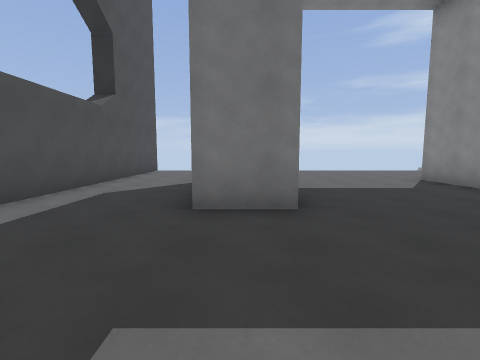
View 1 (above)

22 first-person views from a walk through a Godot game level. The camera is 1.5 m above the floor, tilts 6° down and sees 85° across. The floor is counted in squares, 2 m on a side. Each view is taken from the middle of a square. On the plan, view 1 faces up. The plan holds only what a view shows up to about 9 squares ahead; the rest is blank. The place goes on beyond the plan.

View 2
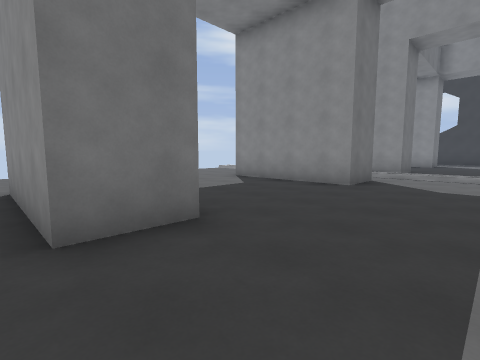

View 3
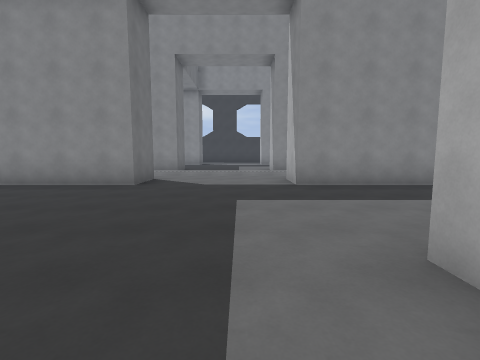

View 4
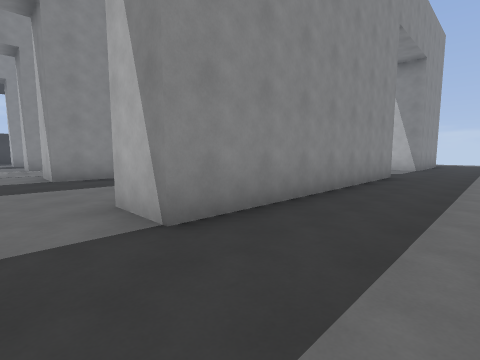

View 5
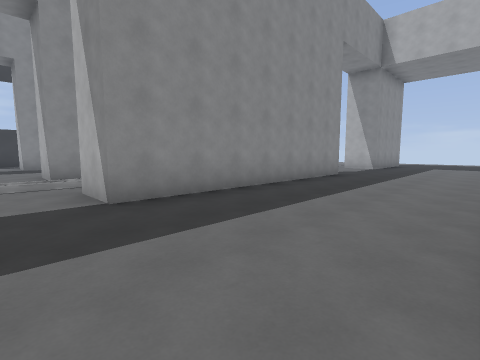

View 6
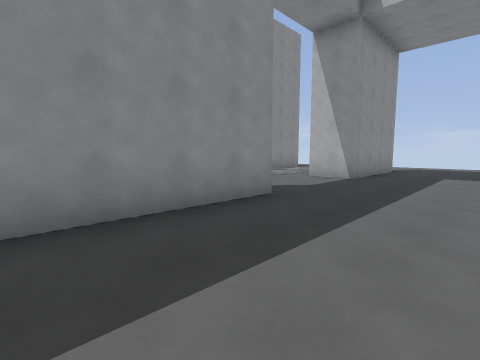

View 7
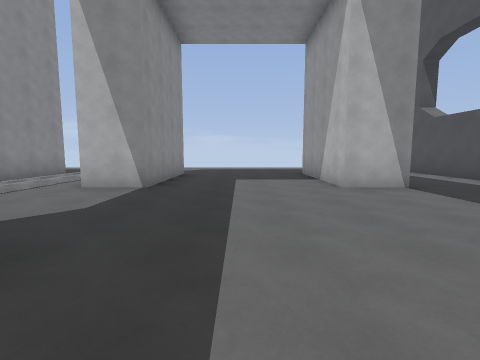

View 8
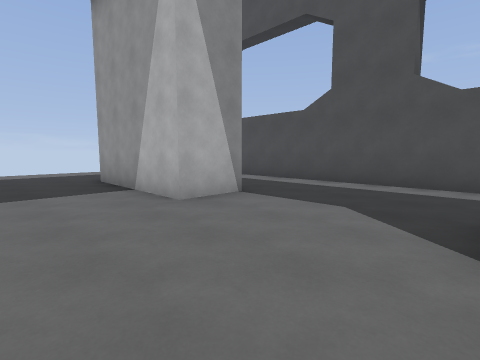

View 9
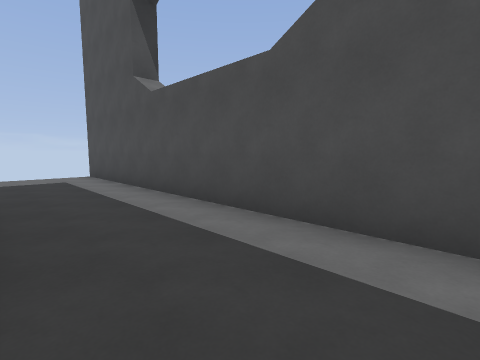

View 10
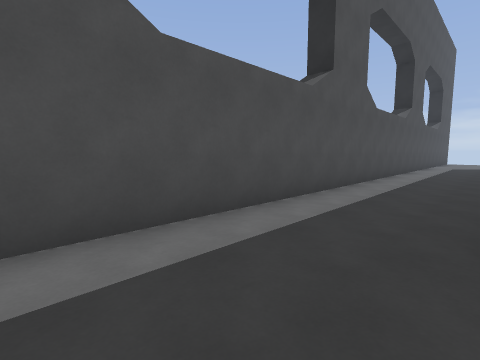

View 11
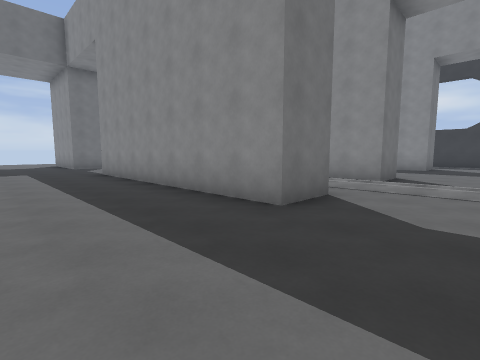

View 12
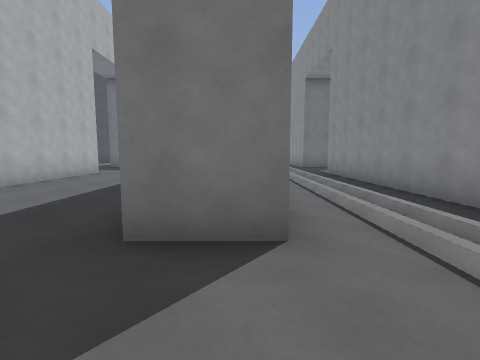

View 13
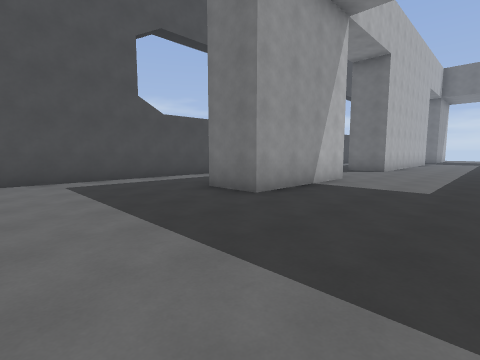

View 14
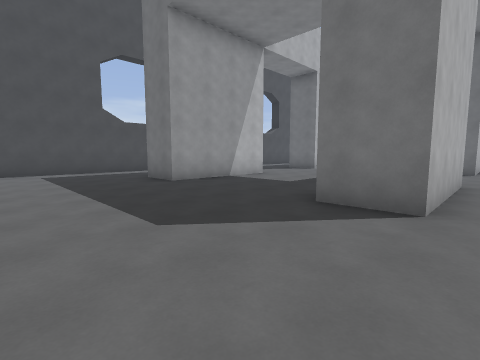

View 15
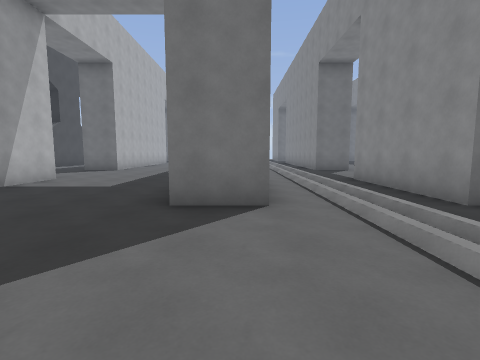

View 16
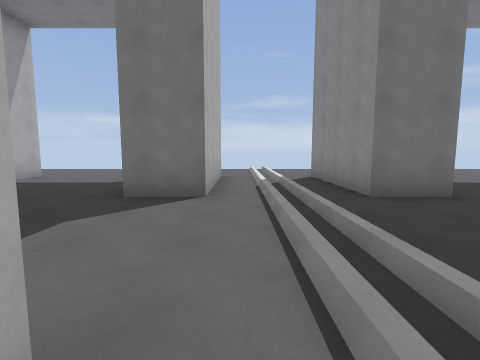

View 17
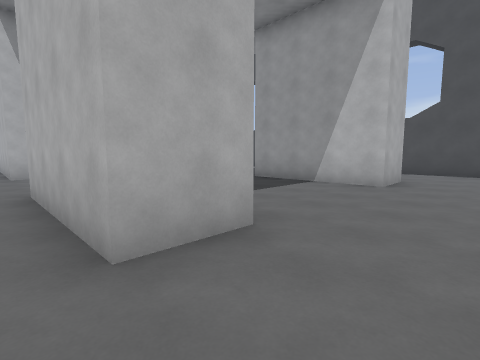

View 18
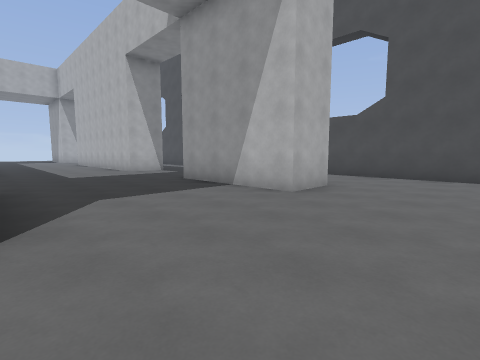

View 19
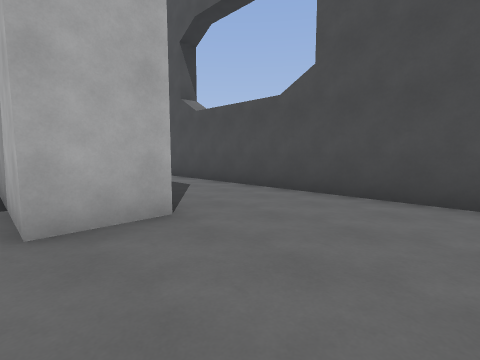

View 20
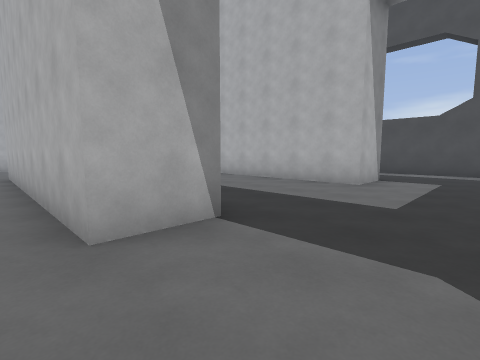

View 21
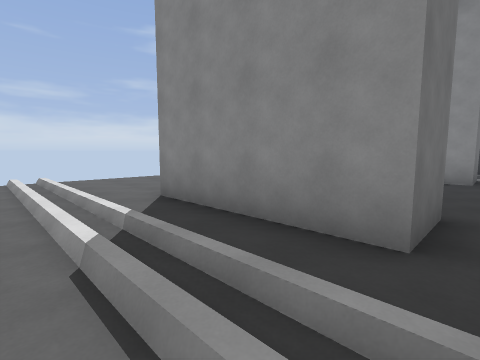

View 22
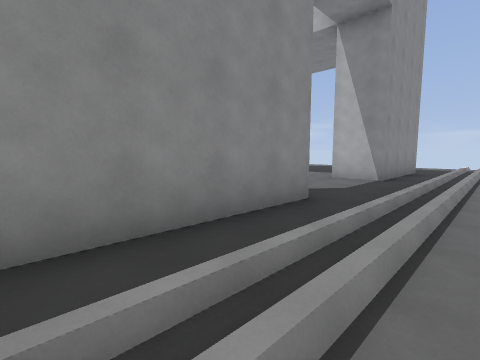

### Floor plan
Points are (right, up) in squares from view 1. A wall is a line through its corners. A room is listed if a view was taken in it or the views show most of it. See-through windows are left out.
Room 1 (views 1, 2, 3, 4, 5, 6, 7, 8, 9, 10, 11, 12, 13, 14, 15, 16, 17, 18, 19, 20, 21, 22)
walls: (5, -0.3) (6.4, -0.3) (6.4, -7.8) (5, -7.8) (5, -0.3); (-0.6, -7.9) (-0.6, -0.3) (0.8, -0.3) (0.8, -4.6); (5, 3.4) (5, 7.2) (6.4, 7.2) (6.4, 3.4) (5, 3.4); (0.8, 3.4) (-0.6, 3.4) (-0.6, 7.2) (0.8, 7.2) (0.8, 3.4); (10.5, -7.8) (9.2, -7.8) (9.2, -0.3) (10.5, -0.3); (-0.8, -11.6) (0.8, -11.6) (0.8, -15.3) (-0.8, -15.3); (10.5, 3.4) (9.2, 3.4) (9.2, 7.2); (5, -15) (5, -11.6) (6.4, -11.6) (6.4, -15.3) (5, -15.3); (9.2, -15.4) (9.2, -11.6) (10.5, -11.6); (-3.5, 9.9) (-3.5, -19.1)
ways out: gap at (-4, -19)

Positions as (right, up) in squares from view 1, and headings:
1: (0, 0), facing up
2: (-1, 1), facing up-right
3: (-1, 1), facing right
4: (-3, 1), facing down-right
5: (1, 1), facing down-right
6: (2, -4), facing down-right
7: (3, -6), facing down
8: (3, -8), facing down-left
9: (-1, -10), facing down-left
10: (-1, -10), facing up-left
11: (2, -10), facing up-right
12: (6, -10), facing up
13: (4, -19), facing up-left
14: (7, -19), facing up-left
15: (6, -19), facing up
16: (7, -1), facing up
17: (7, 9), facing down-left
18: (5, 10), facing down-left
19: (1, 10), facing down-left
20: (7, 2), facing down-left
21: (7, 3), facing up-right
22: (7, -4), facing down-right
